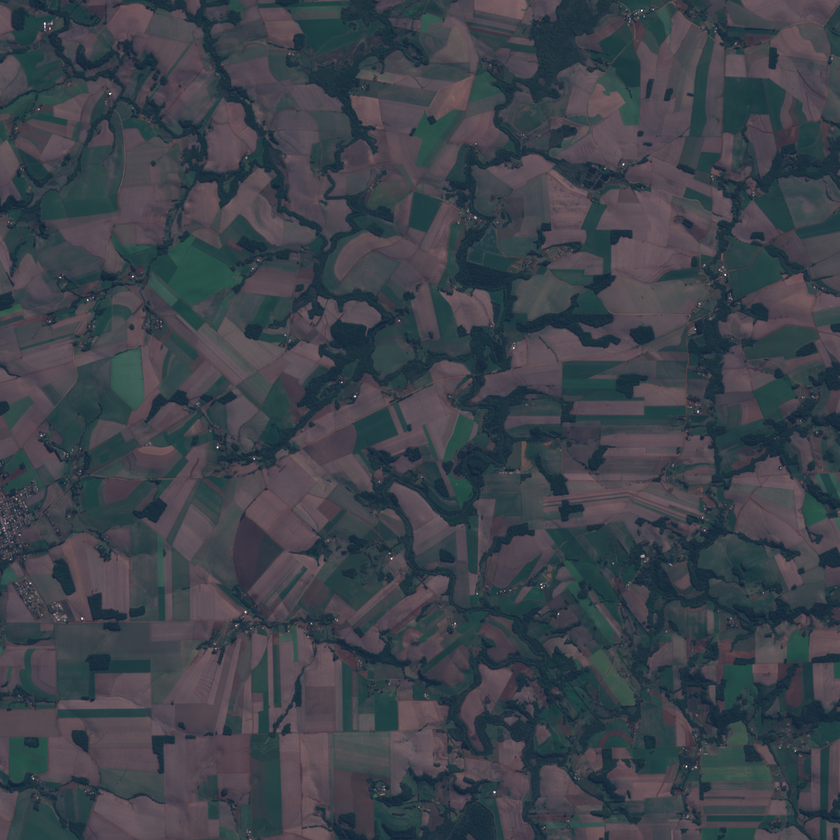
#> input picture veterans/2024-1B-T01-CC10-G01-main/docs/Imagens/614_2020-5-27_S2L1C_22JCP_TCI.png, 840 x 840 px, shrunk from 1200 x 1200 before the run, given in place of 614_2020-5-27_S2L1C_22JCP_TCI.tif, which was not available
$ jupyter execute Sprint1_Automated_Image_Enhancement_Batch_Processing_and_Interactive_Adjustment_Tools.ipynb   (shell and % lines are left out)
#> lines starting #> are read from the running program, lines starting #| are printed output that depends on the picture; pictures that were not available may be replaced by others from this repository, and a replacement may not be noted
[cell 1]
# Import necessary libraries

import os
import cv2
import numpy                as np
import ipywidgets           as widgets
import matplotlib.pyplot    as plt


from pathlib        import Path
from google.colab   import drive
from PIL            import Image, ImageEnhance, ImageFilter, ImageOps
from ipywidgets     import interact, interactive, fixed, interact_manual, FloatSlider

[cell 2]
# Mount Google Drive to access files stored there
drive.mount('/content/drive')

[cell 3]
def adjust_brightness(image, brightness=1.0):
    """
    Adjust the brightness of an image.

    Parameters:
    image (PIL.Image): The image to adjust.
    brightness (float): The factor by which to adjust the brightness.
                        A value of 1.0 means no change, less than 1.0 darkens the image,
                        and greater than 1.0 brightens the image.

    Returns:
    PIL.Image: The brightness-adjusted image.
    """
    enhancer = ImageEnhance.Brightness(image)
    return enhancer.enhance(brightness)

def adjust_gamma(image, gamma=1.0):
    """
    Adjust the gamma of an image.

    Parameters:
    image (PIL.Image): The image to adjust.
    gamma (float): The gamma correction value. Lower values result in a darker image.

    Returns:
    PIL.Image: The gamma-adjusted image.
    """
    gamma_inv = 1.0 / gamma
    lut = [pow(x / 255., gamma_inv) * 255 for x in range(256)]
    lut = np.array(lut, dtype='uint8')
    return Image.fromarray(lut[image])

def adjust_contrast(image, contrast=1.0):
    """
    Adjust the contrast of an image.

    Parameters:
    image (PIL.Image): The image to adjust.
    contrast (float): The factor by which to adjust the contrast.
                      A value of 1.0 means no change, and higher values increase contrast.

    Returns:
    PIL.Image: The contrast-adjusted image.
    """
    enhancer = ImageEnhance.Contrast(image)
    return enhancer.enhance(contrast)

def adjust_shadows_highlights(image, shadows=0, highlights=0):
    """
    Adjust the shadows and highlights of an image.

    Parameters:
    image (PIL.Image): The image to adjust.
    shadows (int): The percentage of shadows to cut off. Higher values increase the darkness of shadows.
    highlights (int): The percentage of highlights to cut off. Higher values increase the brightness of highlights.

    Returns:
    PIL.Image: The shadows and highlights adjusted image.
    """
    if shadows > 0:
        image = ImageOps.autocontrast(image, cutoff=shadows)
    if highlights > 0:
        image = ImageOps.autocontrast(image, cutoff=100 - highlights)
    return image

def adjust_sharpen(image, sharpness=1.0):
    """
    Adjust the sharpness of an image.

    Parameters:
    image (PIL.Image): The image to adjust.
    sharpness (float): The factor by which to adjust the sharpness.
                       A value of 1.0 means no change, and higher values make the image sharper.

    Returns:
    PIL.Image: The sharpness-adjusted image.
    """
    enhancer = ImageEnhance.Sharpness(image)
    return enhancer.enhance(sharpness)

def adjust_blur(image, radius=0):
    """
    Apply a Gaussian blur to an image.

    Parameters:
    image (PIL.Image): The image to blur.
    radius (float): The blur radius. Higher values result in a more blurred image.

    Returns:
    PIL.Image: The blurred image.
    """
    return image.filter(ImageFilter.GaussianBlur(radius))

[cell 4]
def interactive_adjustments(path):
    """
    Create an interactive widget to adjust image properties in real-time.

    This function takes a file path to an image, opens it, and then creates interactive
    sliders for various image properties such as brightness, gamma, contrast, shadows,
    highlights, sharpness, and blur. Adjusting these sliders will update the image
    accordingly and display the original and adjusted images side by side.

    Parameters:
    path (str): The file path to the image to be adjusted.

    Returns:
    None: This function does not return a value; it creates an interactive widget
          within a Jupyter notebook environment.
    """
    # Open the image from the given path
    image = Image.open(path)
#> image is the input picture: PIL image 840x840 RGBA; mean R, G, B, A 62.1, 66.8, 74.5, 255
#> the sliders are set to brightness = 1, gamma = 1, contrast = 1, shadows = 0, highlights = 0, sharpness = 1, blur = 0

    def update(brightness, gamma, contrast, shadows, highlights, sharpness, blur):
        """
        Update the displayed image based on the adjustments made using the sliders.

        This inner function is called whenever a slider's value is changed. It applies
        the adjustments to the image and updates the display with the new, adjusted image.

        Parameters:
        brightness (float): The brightness setting from the slider.
        gamma (float): The gamma setting from the slider.
        contrast (float): The contrast setting from the slider.
        shadows (int): The shadow adjustment setting from the slider.
        highlights (int): The highlight adjustment setting from the slider.
        sharpness (float): The sharpness setting from the slider.
        blur (float): The blur radius setting from the slider.

        Returns:
        None: This function does not return a value; it updates the image display directly.
        """
        # Sequentially apply the adjustments to the image
        adjusted_image = adjust_brightness(image, brightness=brightness)
        adjusted_image = adjust_gamma(adjusted_image, gamma=gamma)
        adjusted_image = adjust_contrast(adjusted_image, contrast=contrast)
        adjusted_image = adjust_shadows_highlights(adjusted_image, shadows=shadows, highlights=highlights)
        adjusted_image = adjust_sharpen(adjusted_image, sharpness=sharpness)
        adjusted_image = adjust_blur(adjusted_image, radius=blur)

        # Plot the original and adjusted images side by side for comparison
        plt.figure(figsize=(12, 6))
        plt.subplot(1, 2, 1)
        plt.imshow(image)
        plt.title('Original Image')
        plt.axis('off')

        plt.subplot(1, 2, 2)
        plt.imshow(adjusted_image)
        plt.title('Adjusted Image')
        plt.axis('off')

        plt.show()
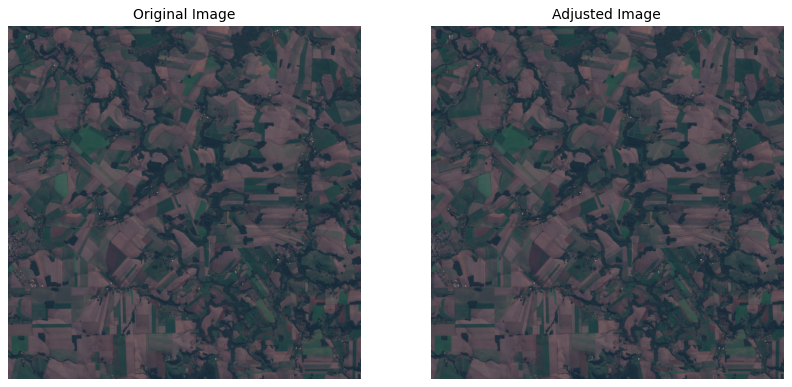
#> figure drawn by matplotlib, 2 panels

    # Create interactive sliders for each property and link them to the update function
    interact(update,
             brightness=FloatSlider(min=0, max=2, step=0.1, value=1),
             gamma=FloatSlider(min=0.1, max=3, step=0.1, value=1),
             contrast=FloatSlider(min=0, max=2, step=0.1, value=1),
             shadows=FloatSlider(min=0, max=100, step=1, value=0),
             highlights=FloatSlider(min=0, max=100, step=1, value=0),
             sharpness=FloatSlider(min=0, max=2, step=0.1, value=1),
             blur=FloatSlider(min=0, max=10, step=0.1, value=0))

[cell 5]
interactive_adjustments('/content/drive/My Drive/Projeto/Raw/614_2020-5-27_S2L1C_22JCP_TCI.tif')

[cell 6]
def batch_adjust_images(source_folder, destination_folder):
    """
    Apply a batch of image adjustments to all images in a source folder and save them to a destination folder.

    This function goes through each image in the specified source folder, applies a series
    of adjustments to the image (brightness, gamma, contrast, shadows, highlights, sharpness,
    and blur), and then saves the adjusted image to the specified destination folder.

    Parameters:
    source_folder (str): The file path to the folder containing the original images to be adjusted.
    destination_folder (str): The file path to the folder where the adjusted images will be saved.

    Returns:
    None: This function does not return a value; it saves the adjusted images directly to the destination folder.
    """
#> called with source_folder = '/content/drive/My Drive/Project/Raw', destination_folder = '/content/drive/My Drive/Project/Filtered'
    # Create the destination folder if it does not exist
    Path(destination_folder).mkdir(parents=True, exist_ok=True)

    # Iterate through each file in the source folder
    for image_filename in os.listdir(source_folder):
        image_path = os.path.join(source_folder, image_filename)
        # Check if the path is a file to avoid processing directories
        if os.path.isfile(image_path):
            try:
                # Open the image
                image = Image.open(image_path)
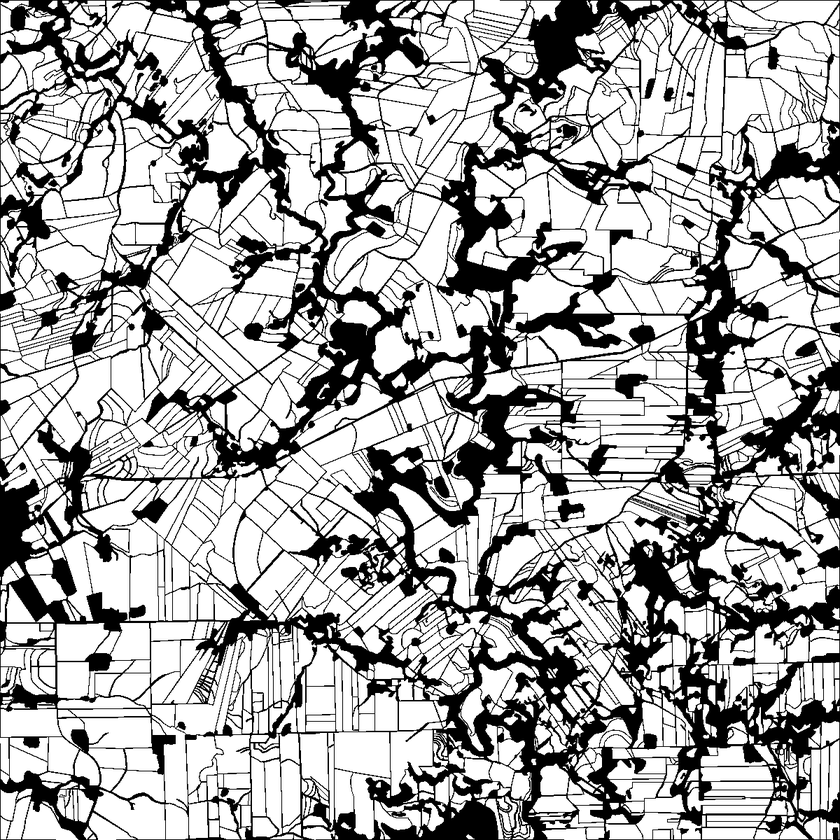
#> input picture veterans/2024-1B-T01-CC10-G01-main/docs/Imagens/614.png, 840 x 840 px, shrunk from 1200 x 1200 before the run, given as the content of the folder /content/drive/My Drive/Project/Raw, which was not available
#> image is the input picture: PIL image 840x840 L; min 0, max 255, mean 171.7

                # Apply the series of adjustments
                adjusted_image = adjust_brightness(image, brightness=1.6)
#> call 2 of adjust_brightness, with brightness = 1.6
#> in adjust_brightness (call 2), `return enhancer.enhance(brightness)`:
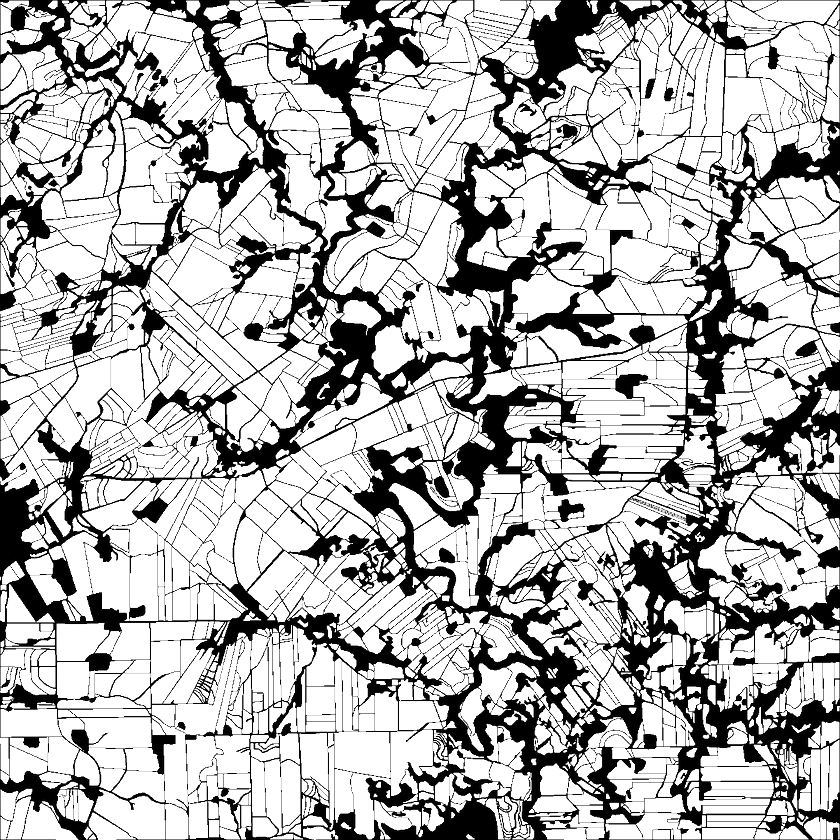
#> returned value: PIL image 840x840 L; min 0, max 255, mean 181.5
                adjusted_image = adjust_gamma(adjusted_image, gamma=2.4)
#> call 2 of adjust_gamma, with gamma = 2.4
#> in adjust_gamma (call 2), `return Image.fromarray(lut[image])`:
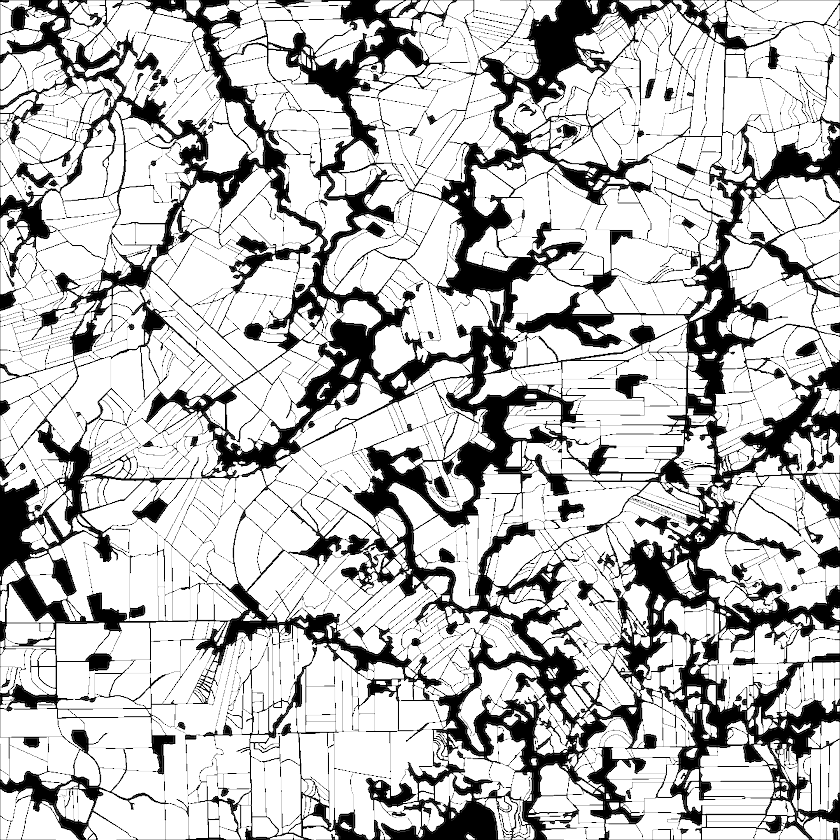
#> returned value: PIL image 840x840 L; min 0, max 255, mean 190.3
                adjusted_image = adjust_contrast(adjusted_image, contrast=1.0)
                adjusted_image = adjust_shadows_highlights(adjusted_image, shadows=5, highlights=6)
                adjusted_image = adjust_sharpen(adjusted_image, sharpness=1.9)
                adjusted_image = adjust_blur(adjusted_image, radius=0)

                # Save the adjusted image to the destination folder
                save_path = os.path.join(destination_folder, image_filename)
                adjusted_image.save(save_path)

                # Print a success message
                print(f"Processed and saved: {save_path}")
            except Exception as e:
                # Print an error message if something goes wrong
                print(f"Error processing {image_path}: {e}")

# Source and destination folders
source_folder = '/content/drive/My Drive/Project/Raw'
destination_folder = '/content/drive/My Drive/Project/Filtered'

# Run the batch adjustment on all images in the source folder
batch_adjust_images(source_folder, destination_folder)
